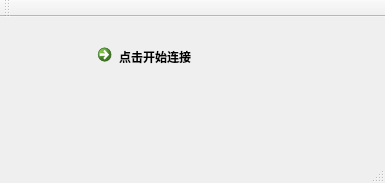
<?xml version="1.0" encoding="UTF-8"?>
<ui version="4.0">
 <class>MainWindow</class>
 <widget class="QMainWindow" name="MainWindow">
  <property name="geometry">
   <rect>
    <x>0</x>
    <y>0</y>
    <width>385</width>
    <height>183</height>
   </rect>
  </property>
  <property name="windowTitle">
   <string>长治学院上网神器 V1.0</string>
  </property>
  <property name="iconSize">
   <size>
    <width>50</width>
    <height>50</height>
   </size>
  </property>
  <widget class="QWidget" name="centralWidget">
   <widget class="QCommandLinkButton" name="commandLinkButton">
    <property name="geometry">
     <rect>
      <x>90</x>
      <y>20</y>
      <width>190</width>
      <height>41</height>
     </rect>
    </property>
    <property name="text">
     <string>点击开始连接</string>
    </property>
   </widget>
   <widget class="QLabel" name="label">
    <property name="geometry">
     <rect>
      <x>21</x>
      <y>70</y>
      <width>271</width>
      <height>41</height>
     </rect>
    </property>
    <property name="text">
     <string/>
    </property>
   </widget>
  </widget>
  <widget class="QMenuBar" name="menuBar">
   <property name="geometry">
    <rect>
     <x>0</x>
     <y>0</y>
     <width>385</width>
     <height>26</height>
    </rect>
   </property>
  </widget>
  <widget class="QToolBar" name="mainToolBar">
   <attribute name="toolBarArea">
    <enum>TopToolBarArea</enum>
   </attribute>
   <attribute name="toolBarBreak">
    <bool>false</bool>
   </attribute>
  </widget>
  <widget class="QStatusBar" name="statusBar"/>
 </widget>
 <layoutdefault spacing="6" margin="11"/>
 <resources/>
 <connections/>
</ui>
